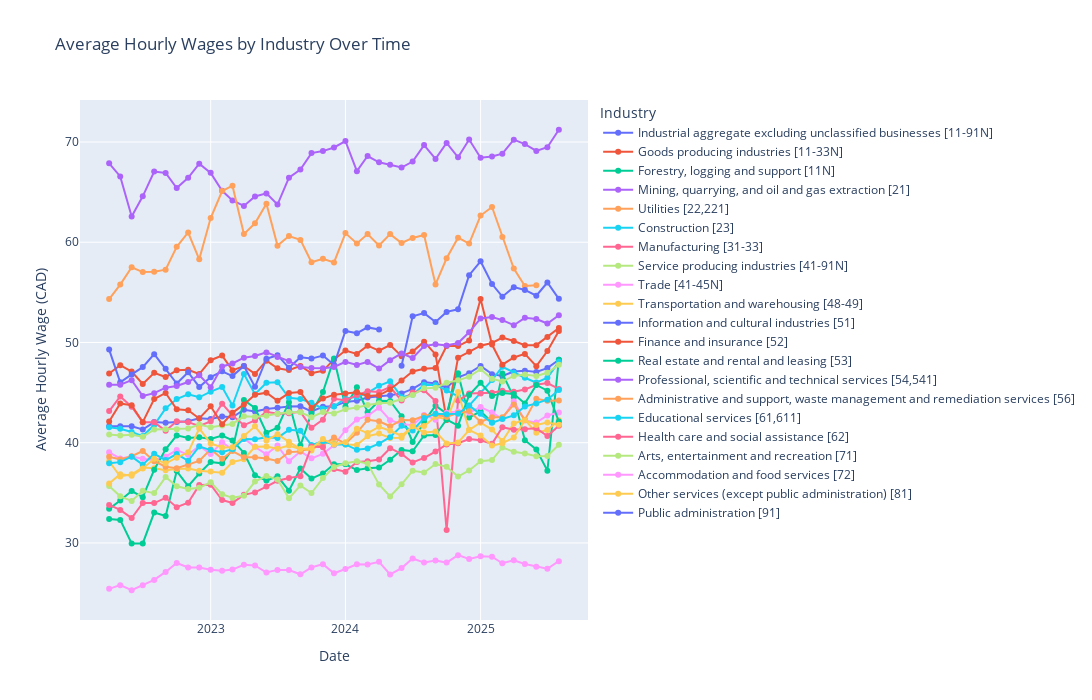

Write notebook code for a chart like this one.
### Code cell
file = "Datasets/AVG_salaries_based_on_prof.csv"
df = pd.read_csv(file)
# Convert REF_DATE to datetime
df["REF_DATE"] = pd.to_datetime(df["REF_DATE"], format="%Y-%m")

# Line plot: REF_DATE vs VALUE, colored by NAICS
fig = px.line(
    df,
    x="REF_DATE",
    y="VALUE",
    color="North American Industry Classification System (NAICS)",
    markers=True,
    title="Average Hourly Wages by Industry Over Time",
    labels={"VALUE": "Average Hourly Wage (CAD)", "REF_DATE": "Date", "North American Industry Classification System (NAICS)": "Industry"},
)
fig.update_layout(height=700, width=1200)
fig.show()
